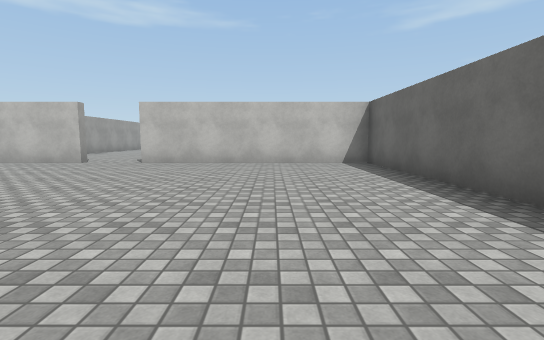
[1] (above)

16 first-person views from a walk through a 3-D level made in the Unity game engine. The camera is 1.2 m above the floor, tilts 6° down and sees 85° across. The floor is counted in squares, 2 m on a side. Each view is taken from the middle of a square. On the plan, view 1 faces up. The plan holds only what a view shows up to about 9 squares ahead; the rest is blank. The place goes on beyond the plan. The player is left out. Surface patterns are stand-ins for the level's own textures.

[2]
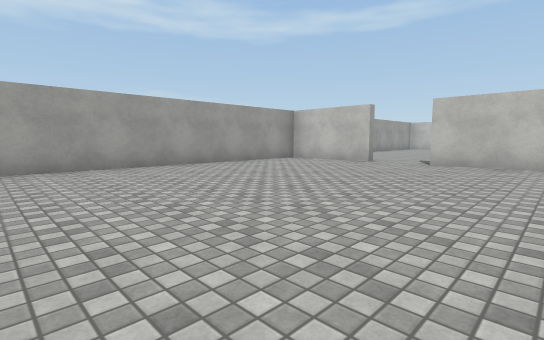

[3]
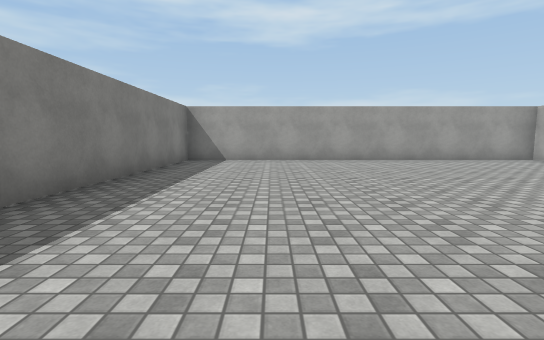

[4]
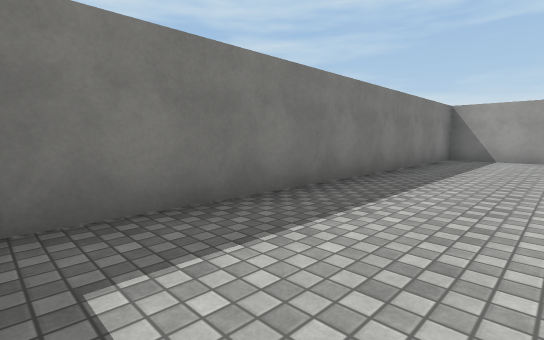

[5]
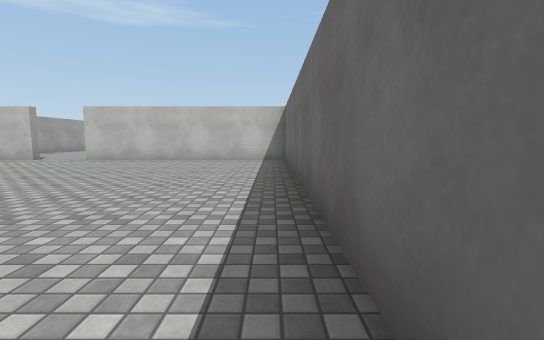

[6]
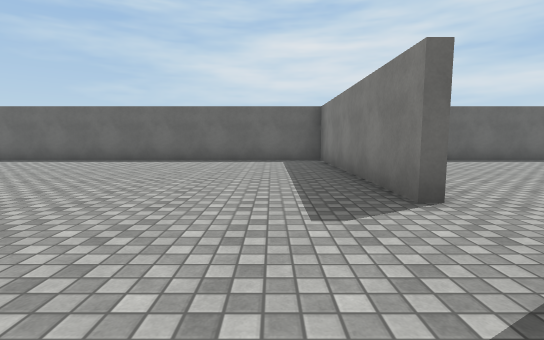

[7]
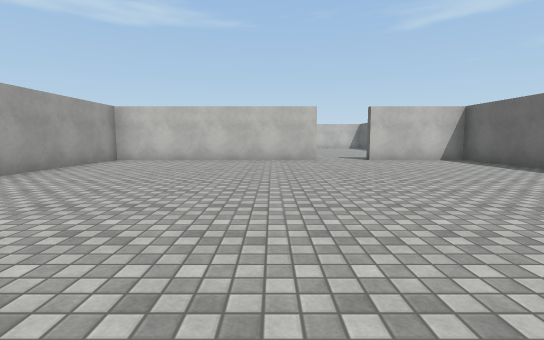

[8]
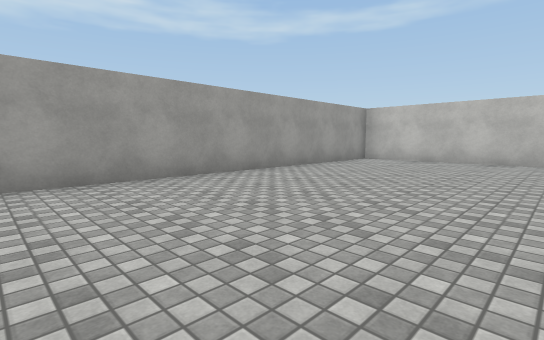

[9]
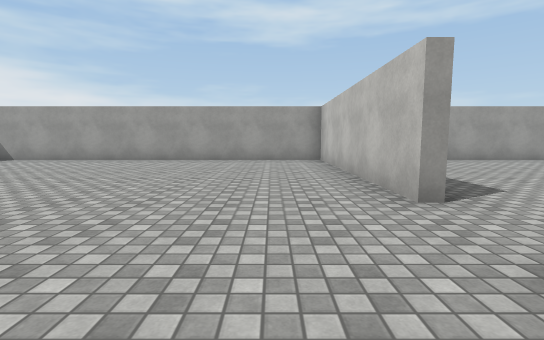

[10]
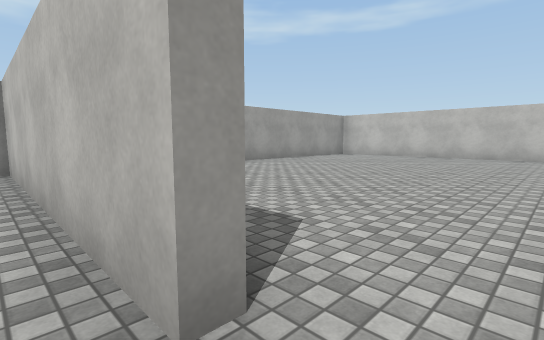

[11]
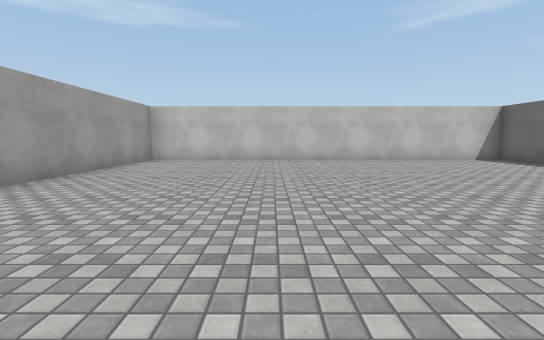

[12]
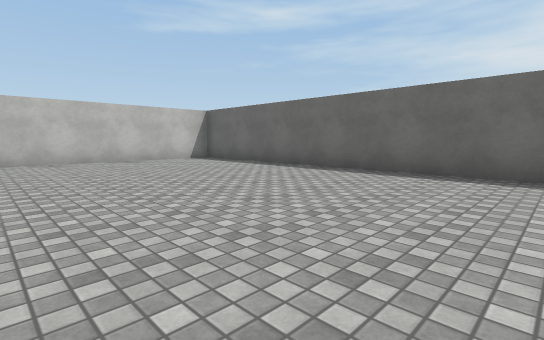

[13]
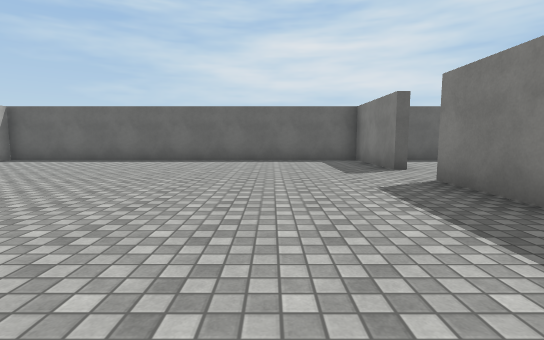

[14]
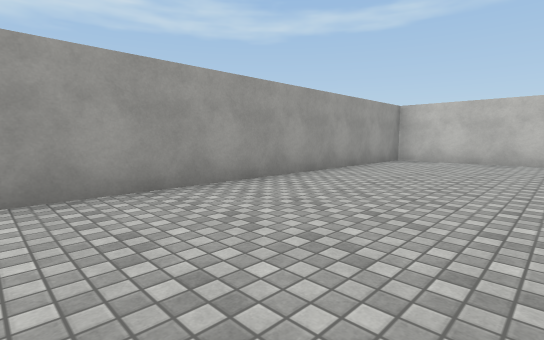

[15]
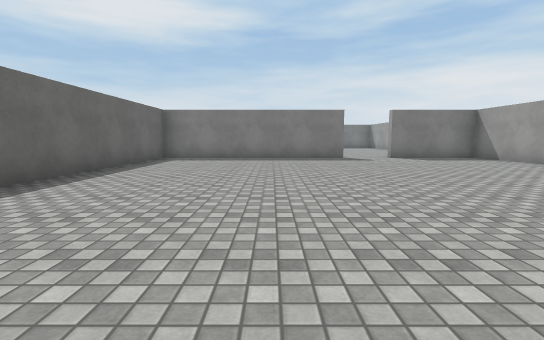

[16]
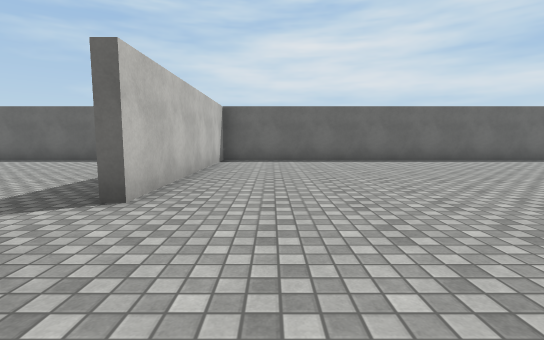

### Floor plan
Ten units are one square. View 1 is at (0, 0); x grows to the right and y downward. Boxes are objects, and circles mark ways between rooms. Rooms are numbered by the first view taken in them; rooms with no view inside come last. Other rooms are left out.
<svg viewBox="-79 -279 108 308">
<path fill="none" stroke="#000" d="M-46 -74 -74 -74 -74 24 20 24M24 18 24 -74 -32 -74M-16 -174 -74 -174 -74 -79M-32 -76 24 -76 24 -174 -2 -174M-35 -176 -18 -176M-2 -176 24 -176 24 -274 -74 -274 -74 -191"/>
<circle cx="-40" cy="-80" r="3" fill="#2a7"/>
<circle cx="-10" cy="-180" r="3" fill="#2a7"/>
<text x="-30" y="-30">1</text>
<text x="-30" y="-130">2</text>
<text x="-20" y="-230">3</text>
</svg>
Room 1 opens to room 2. Room 2 opens to room 3.

Where each view was taken, in squares from view 1:
view 1: 0 up, 0 right, facing up
view 2: 0 up, 1 left, facing up-left
view 3: 0 up, 1 right, facing left
view 4: 0 up, 2 right, facing down-left
view 5: 1 down, 2 right, facing up
view 6: 9 up, 6 left, facing right
view 7: 9 up, 3 left, facing up
view 8: 9 up, 3 left, facing up-left
view 9: 16 up, 1 right, facing left
view 10: 17 up, 1 left, facing up-left
view 11: 19 up, 4 left, facing up
view 12: 19 up, 3 left, facing up-right
view 13: 20 up, 6 left, facing right
view 14: 19 up, 4 left, facing up-left
view 15: 17 up, 1 left, facing down
view 16: 6 up, 6 left, facing right
